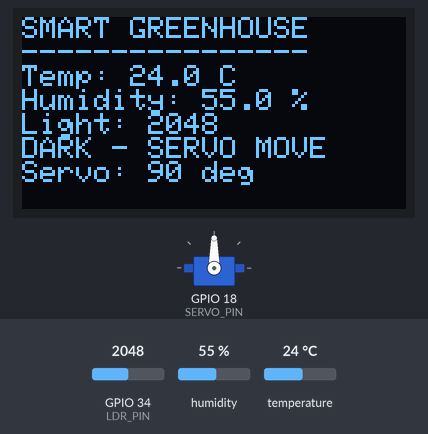
The sketch below on a simulated ESP32. Parts: 128×64 one-colour display, servo. The test bench sets the inputs (shaded band); at power-on: GPIO 34 (LDR_PIN) = 2048, humidity 55 %, temperature 24 °C (analog values on the 0–4095 scale). What the sketch prints to the serial monitor is not drawn.

Above: at 2.6 s.
2.7 s: GPIO 34 (LDR_PIN) set to 1935
At 4.9 s:
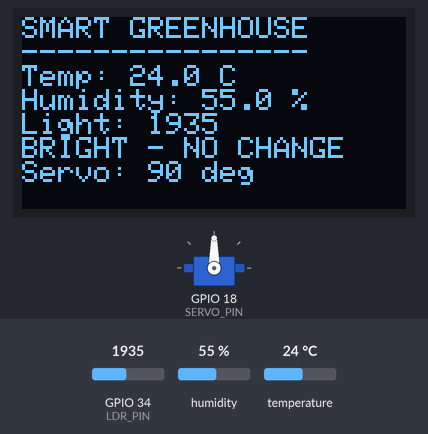
5.5 s: humidity set to 22 %
At 7.3 s:
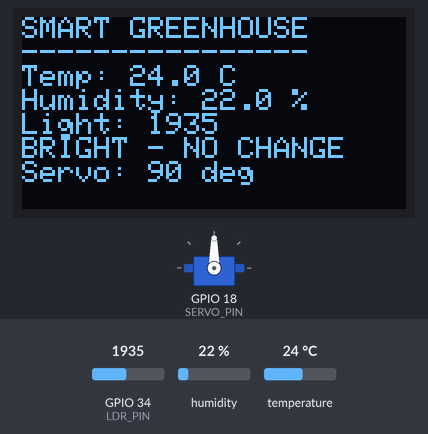
8.3 s: temperature set to 12 °C
At 10.4 s:
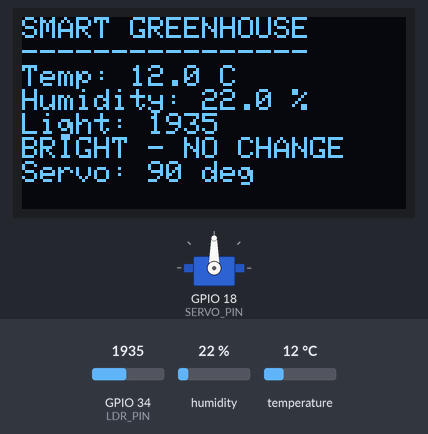
11.5 s: GPIO 34 (LDR_PIN) set to 2040
At 13.5 s:
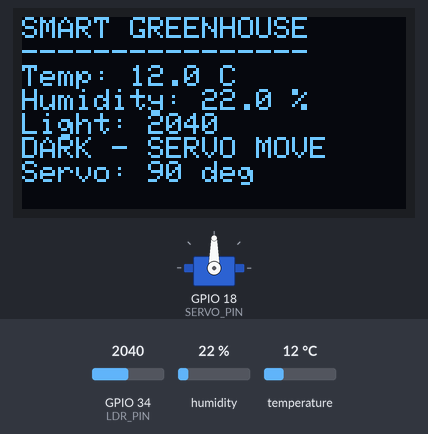
14.3 s: humidity set to 40 %
At 18.9 s:
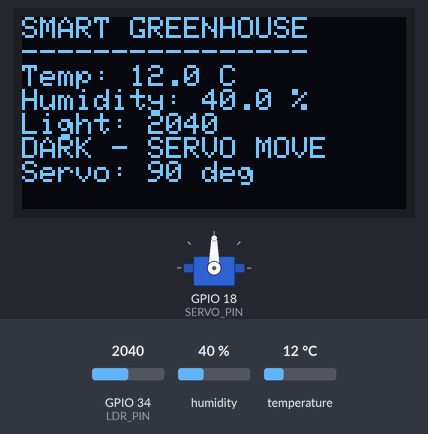
19.5 s: GPIO 34 (LDR_PIN) set to 2047
At 20.7 s:
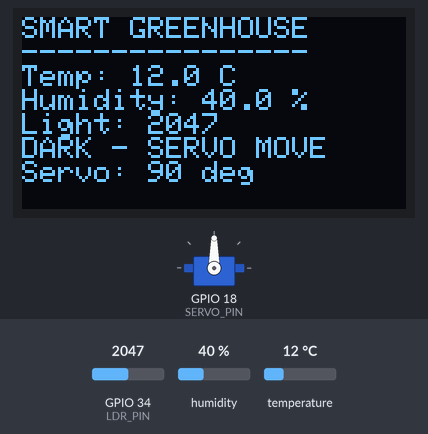
Timing chart, 0 to 22.5 s (numbered marks = the images above; inputs shaded):
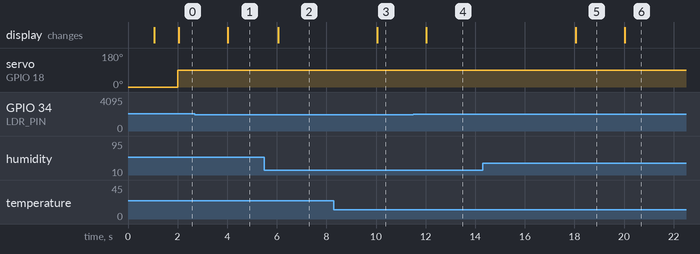

Measured:
- the behaviour switches between 2000 and 1999 on GPIO 34 (LDR_PIN) (found by bisection; images 0 and 1)
- after the input at 2.7 s, the display: changes after 1.3 s (image 1)
- after the input at 5.5 s, the display: changes after 0.55 s (image 2)
- after the input at 8.3 s, the display: changes after 1.7 s (image 3)
- after the input at 11.5 s, the display: changes after 0.53 s (image 4)
- after the input at 14.3 s, the display: changes after 3.7 s (image 5)
- after the input at 19.5 s, the display: changes after 0.53 s (image 6)

The sketch:

Smart_Greenhouse.ino.ino
```cpp
#include <Arduino.h>

#include "config.h"
#include "dht_driver.h"
#include "ldr_driver.h"
#include "oled_driver.h"
#include "servo_driver.h"

unsigned long lastSampleTime = 0;
bool oledReady = false;

void setup() {
    Serial.begin(SERIAL_BAUD_RATE);
    delay(1000);

    dhtDriverBegin();
    ldrDriverBegin();

    oledReady = oledDriverBegin();

    servoDriverBegin();

    Serial.println(
        "time_ms,temperature_c,humidity_pct,"
        "light_raw,servo_angle,ldr_action"
    );

    if (!oledReady) {
        Serial.println("ERROR,OLED_INIT_FAILED");
    }
}

void loop() {
    unsigned long currentTime = millis();

    if (currentTime - lastSampleTime < SENSOR_INTERVAL_MS) {
        return;
    }

    lastSampleTime = currentTime;

    // Read LDR sensor
    int lightValue = ldrDriverRead();

    // If dark (LDR >= 2000), move servo to 90 degrees.
    // Otherwise, keep the previous servo position.
    if (lightValue >= LDR_THRESHOLD) {
        servoDriverSetAngle(SERVO_OPEN_ANGLE);
    }

    // Read DHT11 sensor
    DHTReading reading = dhtDriverRead();

    // Get the current servo angle
    int servoAngle = servoDriverGetAngle();

    // Update OLED display
    if (oledReady) {
        oledDriverShow(
            reading.temperature,
            reading.humidity,
            lightValue,
            reading.valid,
            servoAngle
        );
    }

    // Send data to Serial Monitor / Jupyter
    Serial.print(currentTime);
    Serial.print(",");

    if (reading.valid) {
        Serial.print(reading.temperature, 2);
        Serial.print(",");
        Serial.print(reading.humidity, 2);
    } else {
        Serial.print("NaN,NaN");
    }

    Serial.print(",");
    Serial.print(lightValue);
    Serial.print(",");
    Serial.print(servoAngle);
    Serial.print(",");

    if (lightValue >= LDR_THRESHOLD) {
        Serial.println("DARK_SERVO_MOVE");
    } else {
        Serial.println("BRIGHT_NO_CHANGE");
    }
}
```

config.h
```cpp
#ifndef CONFIG_H
#define CONFIG_H

// DHT11 Sensor
#define DHT_PIN 4
#define DHT_TYPE 11

// LDR Analog Sensor
#define LDR_PIN 34
#define LDR_THRESHOLD 2000

// OLED SSD1306
#define OLED_SDA 21
#define OLED_SCL 22
#define OLED_WIDTH 128
#define OLED_HEIGHT 64
#define OLED_ADDRESS 0x3C

// Servo Motor
#define SERVO_PIN 18
#define SERVO_CLOSED_ANGLE 0
#define SERVO_OPEN_ANGLE 90

// Serial Communication
#define SERIAL_BAUD_RATE 115200

// Sensor Sampling Interval
#define SENSOR_INTERVAL_MS 2000

#endif
```

dht_driver.cpp
```cpp
#include <Arduino.h>
#include <DHT.h>

#include "config.h"
#include "dht_driver.h"

static DHT dht(DHT_PIN, DHT_TYPE);

void dhtDriverBegin() {
    dht.begin();
}

DHTReading dhtDriverRead() {
    DHTReading reading;

    reading.temperature = dht.readTemperature();
    reading.humidity = dht.readHumidity();

    reading.valid =
        !isnan(reading.temperature) &&
        !isnan(reading.humidity);

    return reading;
}
```

dht_driver.h
```cpp
#ifndef DHT_DRIVER_H
#define DHT_DRIVER_H

struct DHTReading {
    float temperature;
    float humidity;
    bool valid;
};

void dhtDriverBegin();
DHTReading dhtDriverRead();

#endif
```

ldr_driver.cpp
```cpp
#include <Arduino.h>
#include "config.h"
#include "ldr_driver.h"

void ldrDriverBegin() {
    pinMode(LDR_PIN, INPUT);
    analogReadResolution(12);
}

int ldrDriverRead() {
    return analogRead(LDR_PIN);
}
```

ldr_driver.h
```cpp
#ifndef LDR_DRIVER_H
#define LDR_DRIVER_H

void ldrDriverBegin();
int ldrDriverRead();

#endif
```

oled_driver.cpp
```cpp
#include <Arduino.h>
#include <Wire.h>
#include <Adafruit_GFX.h>
#include <Adafruit_SSD1306.h>

#include "config.h"
#include "oled_driver.h"

static Adafruit_SSD1306 display(
    OLED_WIDTH,
    OLED_HEIGHT,
    &Wire,
    -1
);

bool oledDriverBegin() {
    Wire.begin(OLED_SDA, OLED_SCL);

    if (!display.begin(
            SSD1306_SWITCHCAPVCC,
            OLED_ADDRESS
        )) {
        return false;
    }

    display.clearDisplay();
    display.setTextColor(SSD1306_WHITE);
    display.setTextSize(1);
    display.setCursor(0, 0);

    display.println("Smart Greenhouse");
    display.println("Initializing...");
    display.display();

    return true;
}

void oledDriverShow(
    float temperature,
    float humidity,
    int lightValue,
    bool dhtValid,
    int servoAngle
) {
    display.clearDisplay();
    display.setTextColor(SSD1306_WHITE);
    display.setTextSize(1);
    display.setCursor(0, 0);

    display.println("SMART GREENHOUSE");
    display.println("----------------");

    if (dhtValid) {
        display.print("Temp: ");
        display.print(temperature, 1);
        display.println(" C");

        display.print("Humidity: ");
        display.print(humidity, 1);
        display.println(" %");
    } else {
        display.println("DHT11 read failed");
    }

    display.print("Light: ");
    display.println(lightValue);

    if (lightValue >= LDR_THRESHOLD) {
        display.println("DARK - SERVO MOVE");
    } else {
        display.println("BRIGHT - NO CHANGE");
    }

    display.print("Servo: ");
    display.print(servoAngle);
    display.println(" deg");

    display.display();
}
```

oled_driver.h
```cpp
#ifndef OLED_DRIVER_H
#define OLED_DRIVER_H

bool oledDriverBegin();

void oledDriverShow(
    float temperature,
    float humidity,
    int lightValue,
    bool dhtValid,
    int servoAngle
);

#endif
```

servo_driver.cpp
```cpp
#include <Arduino.h>
#include <ESP32Servo.h>

#include "config.h"
#include "servo_driver.h"

static Servo greenhouseServo;
static int currentAngle = SERVO_CLOSED_ANGLE;

void servoDriverBegin() {
    greenhouseServo.setPeriodHertz(50);

    greenhouseServo.attach(
        SERVO_PIN,
        500,
        2400
    );

    greenhouseServo.write(currentAngle);
}

void servoDriverSetAngle(int angle) {
    angle = constrain(angle, 0, 180);

    greenhouseServo.write(angle);
    currentAngle = angle;
}

int servoDriverGetAngle() {
    return currentAngle;
}
```

servo_driver.h
```cpp
#ifndef SERVO_DRIVER_H
#define SERVO_DRIVER_H

void servoDriverBegin();
void servoDriverSetAngle(int angle);
int servoDriverGetAngle();

#endif
```
